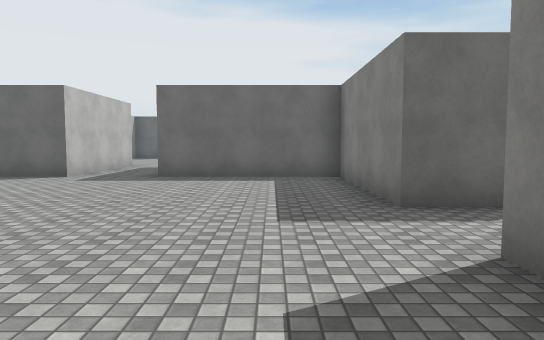
[1] (above)

18 first-person views from a walk through a Unity game level. The camera is 1.5 m above the floor, tilts 4° down and sees 70° across. The floor is counted in squares, 2 m on a side. Each view is taken from the middle of a square. On the plan, view 1 faces up. The plan holds only what a view shows up to about 12 squares ahead; the rest is blank. The place goes on beyond the plan. Surface patterns are stand-ins for the level's own textures.

[2]
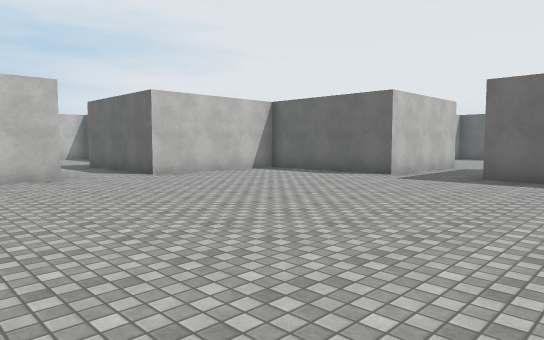

[3]
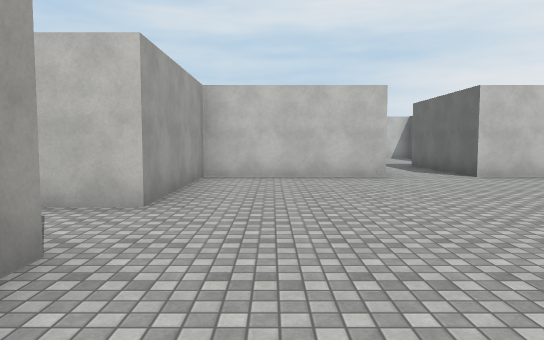

[4]
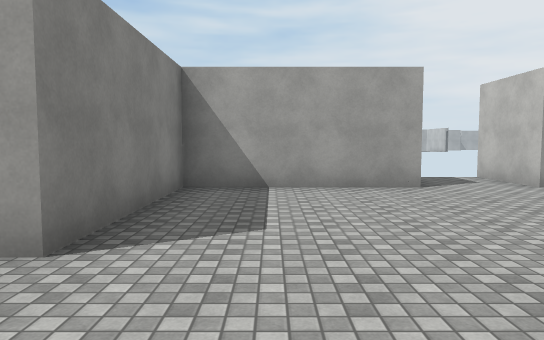

[5]
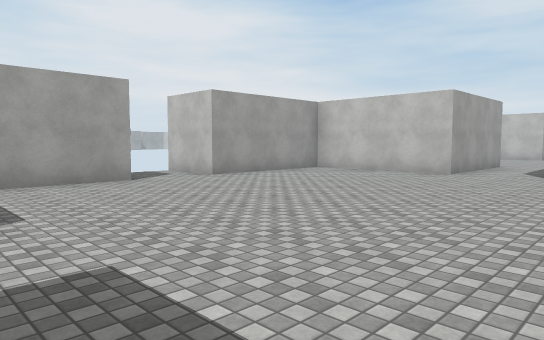

[6]
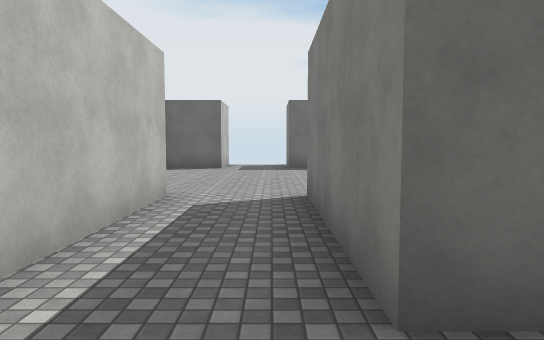

[7]
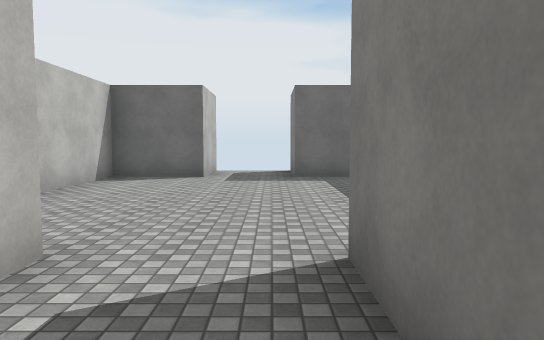

[8]
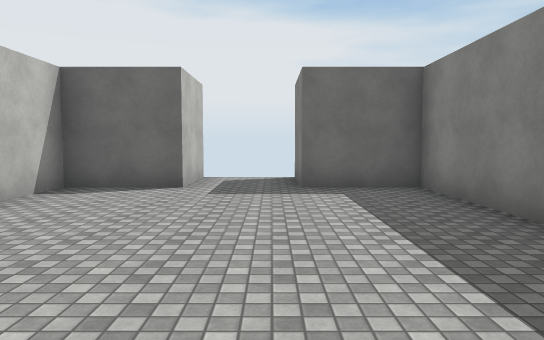

[9]
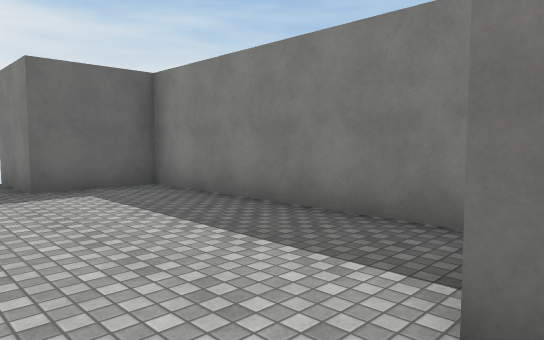

[10]
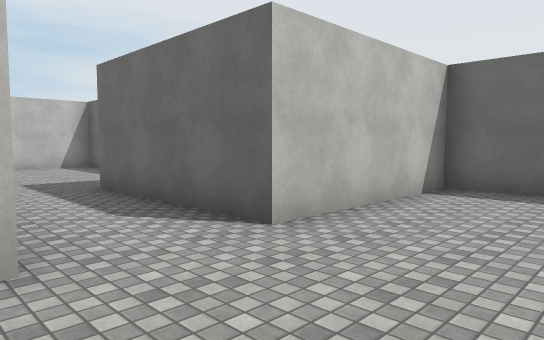

[11]
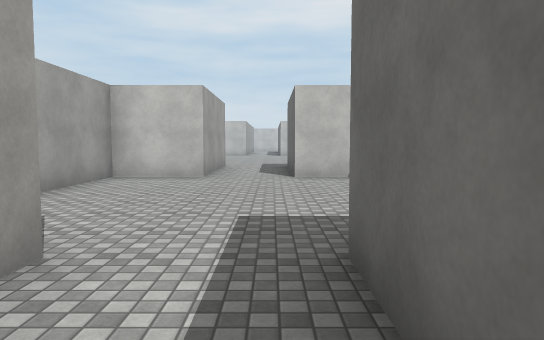

[12]
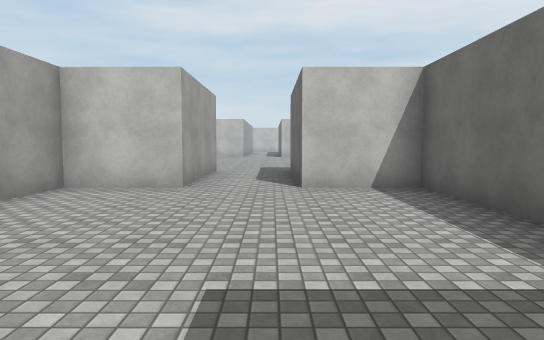

[13]
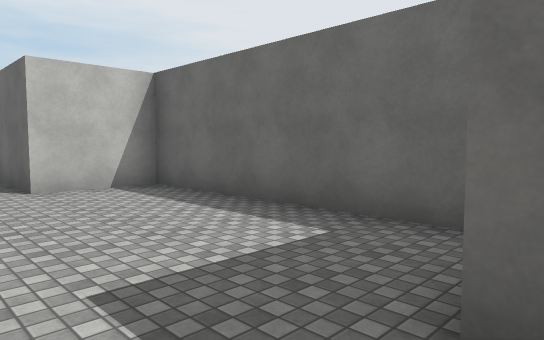

[14]
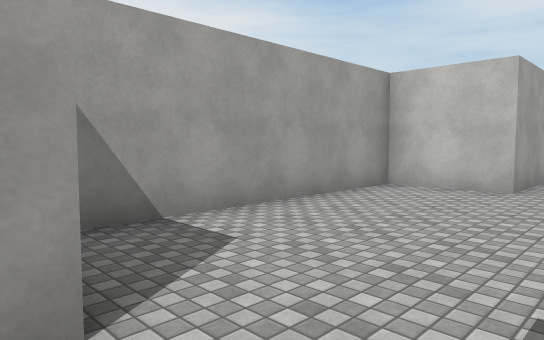

[15]
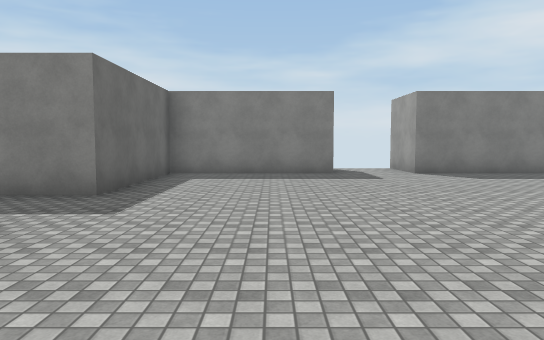

[16]
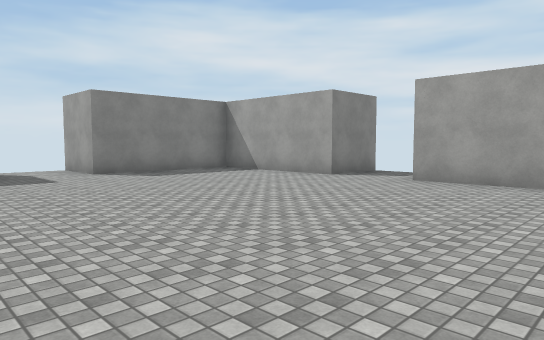

[17]
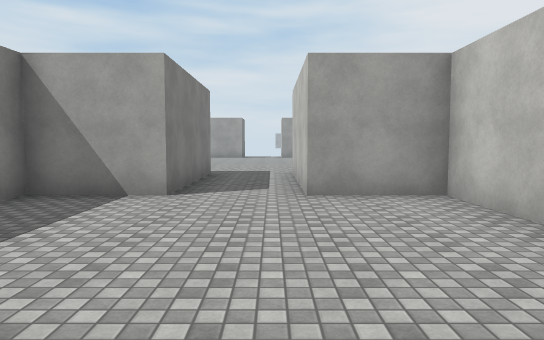

[18]
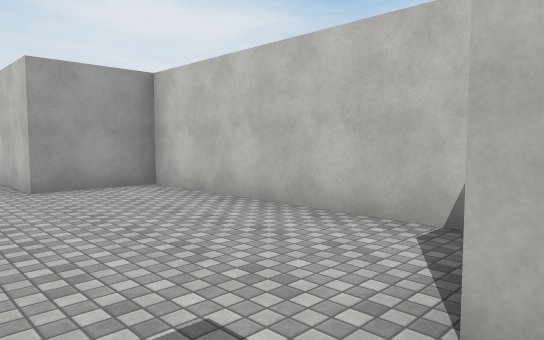

### Floor plan
Points are (right, up) in squares from view 1. A wall is a line through its corners. A room is listed if a view was taken in it or the views show most of it. See-through windows are left out.
Room 1 (views 1, 2, 3, 4, 5, 6, 7, 8, 9, 10, 15, 16)
walls: (-8.5, 2.5) (-8.5, -1.5) (-4.5, -1.5) (-4.5, -3.5); (2.7, 4.5) (1.5, 4.5) (1.5, 8.5) (-2.5, 8.5) (-2.5, 12.5); (-2.5, -3.5) (-2.5, -1.5) (1.5, -1.5) (1.5, 2.5) (3.5, 2.5); (-4.5, 12.5) (-4.5, 8.5) (-8.5, 8.5) (-8.5, 4.5)
ways out: opening at (-9, 3.5) to room 2; opening at (-3.5, 12) to room 3
Room 2 (views 11, 12, 13, 14)
walls: (-12.6, 2.5) (-8.5, 2.5); (-13.1, 6.5) (-18.5, 6.5) (-18.5, 4.5) (-20.5, 4.5); (-20.5, 2.5) (-18.5, 2.5) (-18.5, 0.5) (-13.1, 0.5); (-8.5, 4.5) (-12.5, 4.5)
ways out: opening at (-9, 3.5) to room 1
Room 3 (views 17, 18)
walls: (-2.5, 12.5) (-0.5, 12.5) (-0.5, 18.5) (-2.5, 18.5) (-2.5, 20.5); (-4.5, 20.5) (-4.5, 18.5) (-6.5, 18.5) (-6.5, 12.5) (-4.5, 12.5)
ways out: opening at (-3.5, 12) to room 1

Positions as (right, up) in squares from view 1, and headings:
1: (0, 0), facing up
2: (0, 0), facing up-left
3: (0, 0), facing left
4: (0, 5), facing down
5: (1, 6), facing down-left
6: (-3, 7), facing up
7: (-3, 10), facing up
8: (-3, 12), facing up
9: (-4, 12), facing up-right
10: (-6, 2), facing up-left
11: (-10, 4), facing left
12: (-12, 4), facing left
13: (-12, 3), facing up-left
14: (-12, 4), facing down-left
15: (-8, 6), facing right
16: (-8, 6), facing down-right
17: (-4, 18), facing down
18: (-3, 19), facing down-left
